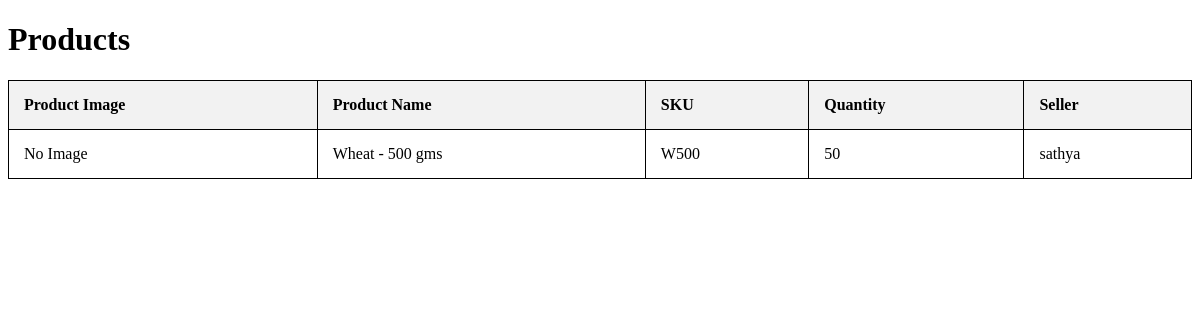
Page /view_products on the earlier database version.
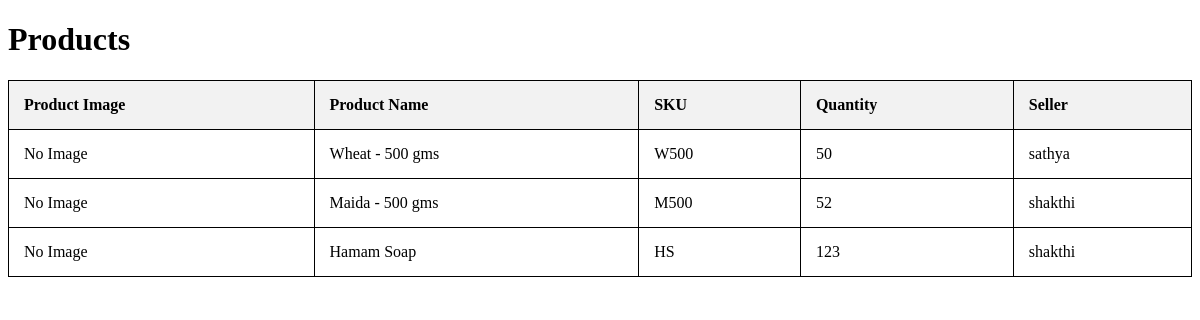
Same page on the later database version.
### models.py (models this page shows)
class Product(db.Model):
    id = db.Column(db.Integer, primary_key=True)
    name = db.Column(db.String(100), nullable=False)
    SKU = db.Column(db.String(50), nullable=False)
    category_id = db.Column(db.Integer, db.ForeignKey('product_category.id'), nullable=False)
    image = db.Column(db.String(200), nullable=True)
    net_price = db.Column(db.Float, nullable=False)
    selling_price = db.Column(db.Float, nullable=False)
    quantity = db.Column(db.Integer, nullable=False)
    seller = db.Column(db.String(100), nullable=False)
    inventory = db.relationship('Inventory', backref='product', lazy=True)

### blueprints/product.py (the view)
@product_bp.route('/view_products')
def view_products():
    products = Product.query.all()
    return render_template('view_products.html', products=products)

### templates/view_products.html (shortened to what this page needs)
<!DOCTYPE html>
<html>
<head>
</head>
<body>
    <h1>Products</h1>
    <table>
        <tr>
            <th>Product Image</th>
            <th>Product Name</th>
            <th>SKU</th>
            <th>Quantity</th>
            <th>Seller</th>
        </tr>
        {% for product in products %}
        <tr>
            <td>
                {% if product.image %}
                <img src="{{ url_for('static', filename='uploads/' ~ product.image) }}" alt="Product Image">
                {% else %}
                    No Image
                {% endif %}
            </td>
            <td>{{ product.name }}</td>
            <td>{{ product.SKU }}</td>
            <td>{{ product.quantity }}</td>
            <td>{{ product.seller }}</td>
        </tr>
        {% endfor %}
    </table>
</body>
</html>

### templates/view_products.html (style rules this page uses)
table { width: 100%; border-collapse: collapse; }
table, th, td { border: 1px solid black; }
th, td { padding: 15px; text-align: left; }
th { background-color: #f2f2f2; }

Differences in the rows shown:
added Product: shows "No Image", name "Maida - 500 gms", SKU "M500", quantity "52", seller "shakthi"
added Product: shows "No Image", name "Hamam Soap", SKU "HS", quantity "123", seller "shakthi"
